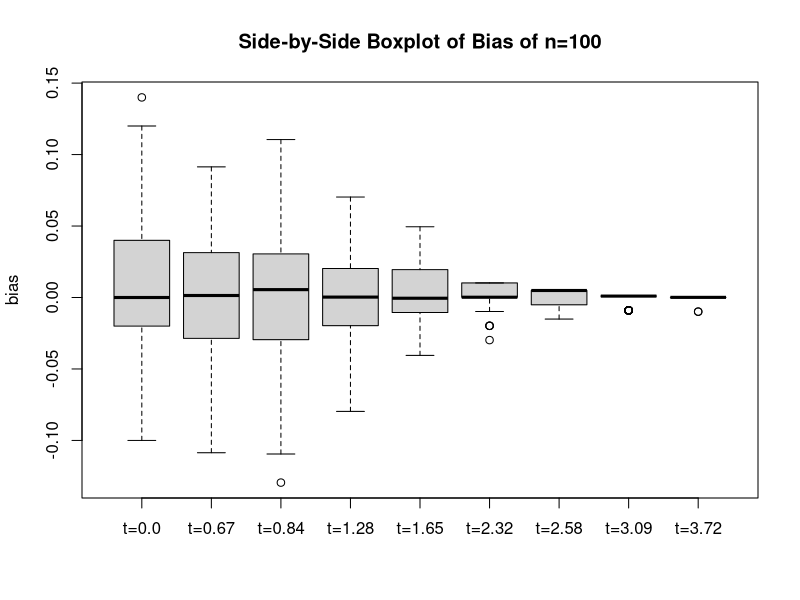
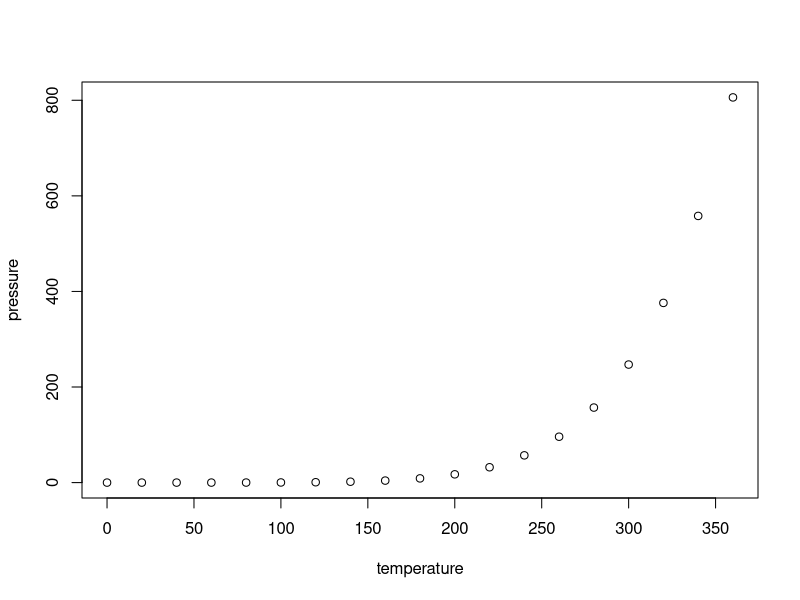

R code for these plots, in order:
## ---- chunk 1

##Define a function which satisfy Monte Carlo Method. 
##create N iid r.v., use Monte Carlo method to find the probability of Xi>t 
F <- function(n,t){
  set.seed(1)
  (length(which(rnorm(n,0,1)<t)))/n
}


## ---- chunk 2

F(100,0.00)
F(100,0.67)
F(100,0.87)
F(100,1.28)
F(100,1.65)
F(100,2.32)
F(100,2.58)
F(100,3.09)
F(100,3.72)

F(1000,0.00)
F(1000,0.67)
F(1000,0.87)
F(1000,1.28)
F(1000,1.65)
F(1000,2.32)
F(1000,2.58)
F(1000,3.09)
F(1000,3.72)

F(10000,0.00)
F(10000,0.67)
F(10000,0.87)
F(10000,1.28)
F(10000,1.65)
F(10000,2.32)
F(10000,2.58)
F(10000,3.09)
F(10000,3.72)



## ---- chunk 3
#G- function that blablab 

G <- function(n,t,p){
  a <- c(0)
  for(i in 1:n){
    a[i] <- ((length(which(rnorm(n,0,1)<t)))/n)-p
  }
  a
}

#n=100, t=0.0 ,p=0.5
a1 <- G(100,0.0,0.5)

#n=100, t=0.67,p=0.7486
a2 <- G(100,0.67,0.7486)

#n=100, t=0.84,p=0.7995
a3 <- G(100,0.84,0.7995)
  
#n=100, t=1.28,p=0.8997
a4 <- G(100,1.28,0.8997)
  
#n=100, t=1.65,p=0.9505
a5 <- G(100,1.65,0.9505)
  
#n=100, t=2.32,p=0.9898
a6 <- G(100,2.32,0.9898)
  
#n=100, t=2.58,p=0.9951
a7 <- G(100,2.58,0.9951)
  
#n=100, t=3.09,p=0.9990
a8 <- G(100,3.09,0.9990)

#n=100, t=3.72,p=0.9999
a9 <- G(100,3.72,0.9999)
tValue <- c("t=0.0","t=0.67","t=0.84","t=1.28","t=1.65","t=2.32","t=2.58","t=3.09","t=3.72")
boxplot(a1,a2,a3,a4,a5,a6,a7,a8,a9,names=tValue,main="Side-by-Side Boxplot of Bias of n=100",ylab="bias")


summary(cars)
## ---- chunk 4
plot(pressure)
